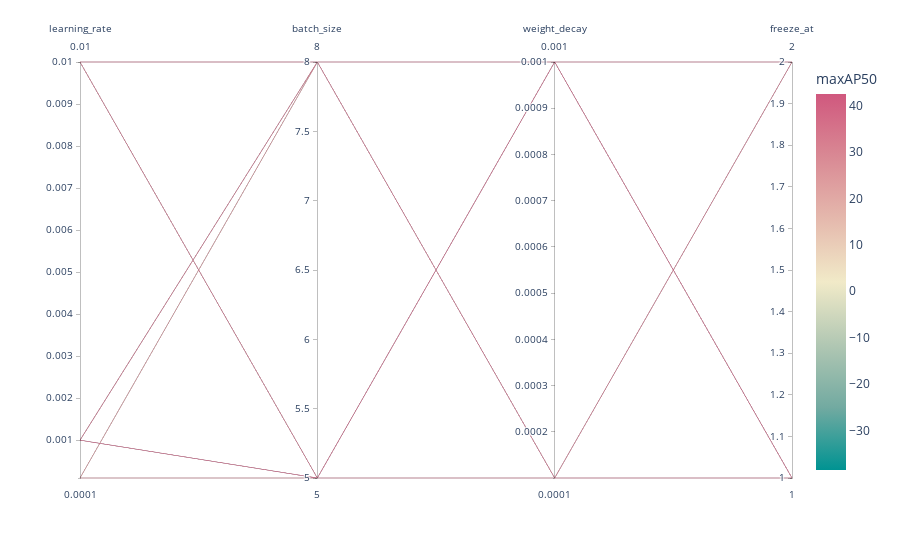

This figure's notebook cell:
### Code cell
import plotly.express as px

fig = px.parallel_coordinates(hyper_df, color="maxAP50",
                              dimensions=['learning_rate', 'batch_size', 'gradient_clipping', 'weight_decay','freeze_at'],
                              color_continuous_scale=px.colors.diverging.Tealrose,
                              color_continuous_midpoint=2)
fig.show()

### Figure 1 — Plotly figure (JSON) as saved in the notebook; plotly's stock layout.template omitted (floating-point values rounded to 4 significant figures)
{"data": [{"dimensions": [{"label": "learning_rate", "values": [0.01, 0.01, 0.01, 0.01, 0.01, 0.01, 0.01, 0.01, 0.001, 0.001, 0.001, 0.001, 0.001, 0.001, 0.001, 0.001, 0.0001, 0.0001, 0.0001, 0.0001, 0.0001, 0.0001, 0.0001, 0.0001, 0.01, 0.01, 0.01, 0.01, 0.01, 0.01, 0.01, 0.01, 0.001, 0.001, 0.001, 0.001, 0.001, 0.001, 0.001, 0.001, 0.0001, 0.0001, 0.0001, 0.0001, 0.0001, 0.0001, 0.0001, 0.0001]}, {"label": "batch_size", "values": [5, 5, 5, 5, 5, 5, 5, 5, 5, 5, 5, 5, 5, 5, 5, 5, 5, 5, 5, 5, 5, 5, 5, 5, 8, 8, 8, 8, 8, 8, 8, 8, 8, 8, 8, 8, 8, 8, 8, 8, 8, 8, 8, 8, 8, 8, 8, 8]}, {"label": "weight_decay", "values": [0.001, 0.001, 0.0001, 0.0001, 0.001, 0.001, 0.0001, 0.0001, 0.001, 0.001, 0.0001, 0.0001, 0.001, 0.001, 0.0001, 0.0001, 0.001, 0.001, 0.0001, 0.0001, 0.001, 0.001, 0.0001, 0.0001, 0.001, 0.001, 0.0001, 0.0001, 0.001, 0.001, 0.0001, 0.0001, 0.001, 0.001, 0.0001, 0.0001, 0.001, 0.001, 0.0001, 0.0001, 0.001, 0.001, 0.0001, 0.0001, 0.001, 0.001, 0.0001, 0.0001]}, {"label": "freeze_at", "values": [1, 2, 1, 2, 1, 2, 1, 2, 1, 2, 1, 2, 1, 2, 1, 2, 1, 2, 1, 2, 1, 2, 1, 2, 1, 2, 1, 2, 1, 2, 1, 2, 1, 2, 1, 2, 1, 2, 1, 2, 1, 2, 1, 2, 1, 2, 1, 2]}], "domain": {"x": [0, 1], "y": [0, 1]}, "line": {"color": [33.91, 34.95, 37.85, 30.97, 28.86, 30.92, 27.53, 36.98, 42.53, 32.78, 33.04, 30.29, 31.44, 29.77, 29.63, 31.13, 29.62, 29.48, 28.09, 30.14, 30.78, 26.71, 29.44, 26.95, 30.14, 37.23, 32.93, 30.18, 32.78, 33.41, 40.3, 35.64, 33.43, 32.4, 30.65, 32.96, 37.93, 38.35, 29.32, 31.54, 25.56, 26.46, 24.49, 25.43, 26.87, 23.42, 26.39, 25.9], "coloraxis": "coloraxis"}, "name": "", "type": "parcoords"}], "layout": {"coloraxis": {"cmid": 2, "colorbar": {"title": {"text": "maxAP50"}}, "colorscale": [[0, "rgb(0, 147, 146)"], [0.1667, "rgb(114, 170, 161)"], [0.3333, "rgb(177, 199, 179)"], [0.5, "rgb(241, 234, 200)"], [0.6667, "rgb(229, 185, 173)"], [0.8333, "rgb(217, 137, 148)"], [1, "rgb(208, 88, 126)"]]}, "legend": {"tracegroupgap": 0}, "margin": {"t": 60}}}
